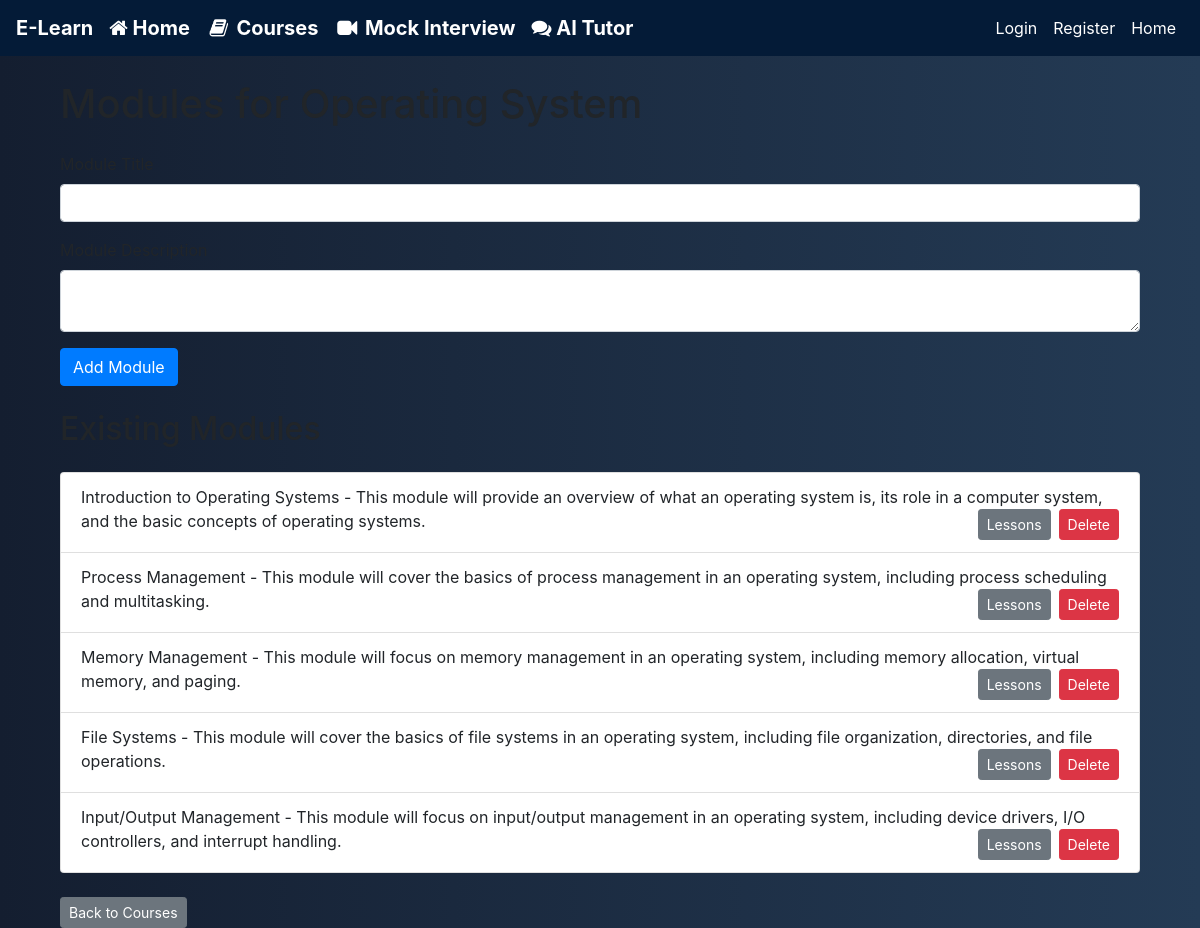
Screenshot of /courses/2/modules with the database file from the repository.
### models.py (models this page shows, shortened)
class Module(db.Model):
    __tablename__ = 'modules'
    id = db.Column(db.Integer, primary_key=True)
    title = db.Column(db.String(50), nullable=False, unique=True)
    description = db.Column(db.String(250), nullable=False, unique=True)
    created_at = db.Column(db.DateTime, default=datetime.utcnow)
    course_id = db.Column(db.Integer, db.ForeignKey('courses.id'), nullable=False)
    lessons = db.relationship('Lesson', backref='module', lazy=True, cascade="all, delete-orphan")

### app.py (the view, shortened to what this page needs)
@app.route('/courses/<int:course_id>/modules', methods=['GET', 'POST'])
def manage_modules(course_id):
    course = Course.query.get(course_id)
    modules = Module.query.filter_by(course_id=course_id).all()
    return render_template('modules.html', course=course, modules=modules)

### templates/modules.html (shortened to what this page needs)
{% extends "base.html" %}
{% block content %}
<div class="container">
    <h1 class="my-4">Modules for {{ course.title }}</h1>
    <form method="POST">
        <div class="form-group">
            <label for="title">Module Title</label>
            <input type="text" class="form-control" id="title" name="title" required>
        </div>
        <div class="form-group">
            <label for="description">Module Description</label>
            <textarea class="form-control" id="description" name="description" required></textarea>
        </div>
        <button type="submit" class="btn btn-primary">Add Module</button>
    </form>
    <h2 class="my-4">Existing Modules</h2>
    <ul class="list-group">
        {% for module in modules %}
        <li class="list-group-item">
            {{ module.title }} - {{ module.description }}
            <form action="{{ url_for('delete_module', module_id=module.id) }}" method="POST" class="float-right">
                <button type="submit" class="btn btn-danger btn-sm">Delete</button>
            </form>
            <a href="{{ url_for('manage_lessons', module_id=module.id) }}" class="btn btn-secondary btn-sm float-right mr-2">Lessons</a>
        </li>
        {% endfor %}
    </ul>
    <a href="{{ url_for('manage_courses') }}" class="btn btn-secondary btn-sm mt-4">Back to Courses</a>
</div>
{% endblock %}

### static/styles.css (style rules this page uses)
body { background: linear-gradient(to right, #141e30, #243b55); color: white; margin: 0; }
button { padding: 10px 20px; background-color: #007bff; color: white; border: none; border-radius: 0 0 10px 0; }

### rows the page displays
Module: title "Introduction to Operating Systems", description "This module will provide an overview of what an operating system is, its role in a computer system, and the basic concepts of operating systems."
Module: title "Process Management", description "This module will cover the basics of process management in an operating system, including process scheduling and multitasking."
Module: title "Memory Management", description "This module will focus on memory management in an operating system, including memory allocation, virtual memory, and paging."
Module: title "File Systems", description "This module will cover the basics of file systems in an operating system, including file organization, directories, and file operations."
Module: title "Input/Output Management", description "This module will focus on input/output management in an operating system, including device drivers, I/O controllers, and interrupt handling."
